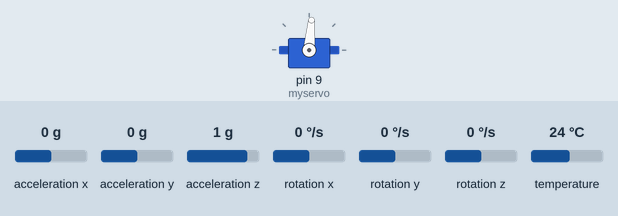
The sketch below on a simulated Arduino Leonardo, built with avr-gcc and run on an emulated ATmega32U4. Parts: servo. The test bench sets the inputs (shaded band); at power-on: acceleration y 0 g, acceleration z 1 g, rotation x 0 °/s, acceleration x 0 g, rotation y 0 °/s, rotation z 0 °/s, temperature 24 °C. What the sketch prints to the serial monitor is not drawn.

Above: at 0.1 s.
At 1.3 s:
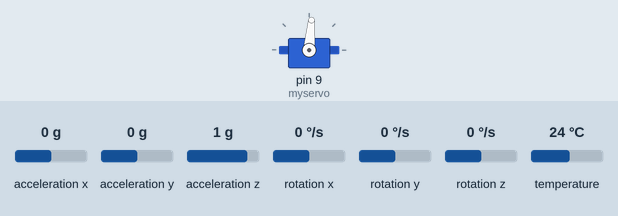
1.4 s: acceleration y set to -1.4 g
4.4 s: acceleration z set to -1.4 g
7.4 s: rotation x set to -192 °/s
Timing chart, 0 to 16.4 s (numbered marks = the images above; inputs shaded):
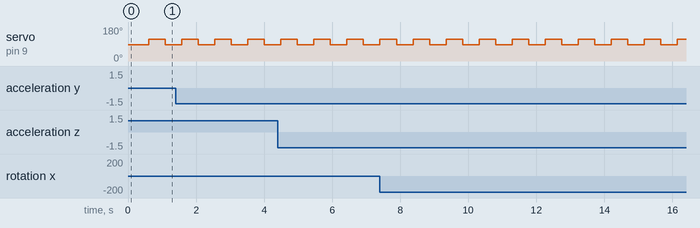

Measured:
- by itself, servo on pin 9 (myservo): alternates 115° for 0.49 s and 85° for 0.49 s

The sketch:

Observador.ino
```cpp
#include <Servo.h> // Libreria para controlar el servo
#include <Adafruit_MPU6050.h>
#include <Adafruit_Sensor.h>
#include <Wire.h>

Adafruit_MPU6050 mpu; // Se define el objeto de la IMU

// Variables para medir tiempo
unsigned long startTime = 0;
unsigned long endTime = 0;

Servo myservo;  // create Servo object to control a servo

#define PI 3.14159
#define ALPHA 0.1
#define CORRECCION_SERVO 85
#define CORRECCION_IMU -0.2128

void setup() {
  Serial.begin(115200);

  while (!Serial){
    delay(10); // will pause Zero, Leonardo, etc until serial console opens
  }

  // Se inicia la IMU
  if (!mpu.begin()) {
    while (1) {
      delay(10);
    }
  }
  myservo.attach(9);  // Indico el pin PWM de arduino que controla al servo

  while (!Serial){
    delay(10); // will pause Zero, Leonardo, etc until serial console opens
  }

  // Se inicia la IMU
  if (!mpu.begin()) {
    while (1) {
      delay(10);
    }
  }

  mpu.setAccelerometerRange(MPU6050_RANGE_8_G);
  mpu.setGyroRange(MPU6050_RANGE_500_DEG);
  mpu.setFilterBandwidth(MPU6050_BAND_44_HZ);

  myservo.write(0 + CORRECCION_SERVO);

  delay(100);
}

void loop() {
  startTime = micros();

  float u = cuadrada(0, 30);

  float A [2][2] = { {1 ,0.02}, {-2.882, 0.6546} } ;
  float L[2] = {0.8698, 0.8867};
  float B[2] = {0, 1.236} ;

  // float A [3][3] = { {1 ,0.02, 0}, {-2.882, 0.6546, 0}, {0, 0, 1} };
  // float L[3][2] = { {0.5834, 0.0033}, {-2.8476, -0.1451}, {-0.2459, 0.9315} };
  // float B[3] = {0, 1.236, 0} ;


  float medicion[2] = {0, 0};
  medir_angulo(medicion);

  float angulo = medicion[0] + CORRECCION_IMU;
  float velocidad = medicion[1];

  static float angulo_est_ant = 0;
  static float velocidad_est_ant = 0;

  float angulo_est = A[0][0] * angulo_est_ant + A[0][1] * velocidad_est_ant + L[0] * (angulo - angulo_est_ant) + B[0] * u;
  float velocidad_est = A[1][0] * angulo_est_ant + A[1][1] * velocidad_est_ant + L[1] * (angulo - angulo_est_ant) + B[1] * u;

  // static float bias_est_ant = 0;
  // float angulo_est = A[0][0] * angulo_est_ant + A[0][1] * velocidad_est_ant + A[0][2] * bias_est_ant + L[0][0] * (angulo - angulo_est_ant) + L[0][1] * (velocidad - velocidad_est_ant - bias_est_ant) + B[0] * u;
  // float velocidad_est = A[1][0] * angulo_est_ant + A[1][1] * velocidad_est_ant + A[1][2] * bias_est_ant + L[1][0] * (angulo - angulo_est_ant) + L[1][1] * (velocidad - velocidad_est_ant - bias_est_ant) + B[1] * u;
  // float bias_est = A[2][0] * angulo_est_ant + A[2][1] * velocidad_est_ant + A[2][2] * bias_est_ant + L[2][0] * (angulo - angulo_est_ant) + L[2][1] * (velocidad - velocidad_est_ant - bias_est_ant) + B[2] * u;

  angulo_est_ant = angulo_est;
  velocidad_est_ant = velocidad_est;
  // bias_est_ant = bias_est;

  matlab_send(u, angulo, velocidad, angulo_est, velocidad_est);
  // matlab_send(bias_est, angulo, velocidad-bias_est, angulo_est, velocidad_est);
  // theta_g = theta_(mejor) + g_x * delta_t (0.02)
  // theta_a = f(a_z, a_y) atan2

  // theta_(mejor) = alpha * theta_a + (1-alpha) * theta_g

  endTime = micros();

  delay(20 - (endTime-startTime)/1000.0);
}

float cuadrada(float inicial, float final){
  static int angulo_servo = 0;
  static int contador = 0;
  if(contador == 0){
    angulo_servo = inicial;
    myservo.write(angulo_servo + CORRECCION_SERVO);
  }

  if(contador==25){
    angulo_servo = final;
    myservo.write(angulo_servo + CORRECCION_SERVO);
  }

  contador++;
  if(contador==50)
    contador = 0;

  return angulo_servo;
}

void medir_angulo(float *med){
  sensors_event_t a, g, temp;   // Defino las variables para leer los sensores
  mpu.getEvent(&a, &g, &temp);  // Leo los sensores. ¡¡ El valor de la velocidad angular está en radianes por segundo !!

  static float theta_g = 0;
  theta_g = theta_g + ((g.gyro.x + 0.1138) * 0.02) * 180/PI; // Bias = 0.1138

  float theta_a = ( atan2(a.acceleration.y + 0.1840, a.acceleration.z - 2.1528) ) * 180/PI;


  static float theta_best = 0;
  float theta_g_best = theta_best + ((g.gyro.x + 0.1138) * 0.02) * 180/PI; // Bias = 0.1138
  theta_best = ALPHA * theta_a + (1-ALPHA) * theta_g_best;

  med[0] = theta_best;
  med[1] = (g.gyro.x + 0.1138) * 180/PI; // Bias = 0.1138
}

void matlab_send(float dato1, float dato2, float dato3, float dato4, float dato5){
  // Encabezado que marca el comienzo de los datos
  Serial.write("abcd");

  byte * b = (byte *) &dato1;
  Serial.write(b,4);
  b = (byte *) &dato2;
  Serial.write(b,4);
  b = (byte *) &dato3;
  Serial.write(b,4);
  b = (byte *) &dato4;
  Serial.write(b,4);
  b = (byte *) &dato5;
  Serial.write(b,4);
}
```
